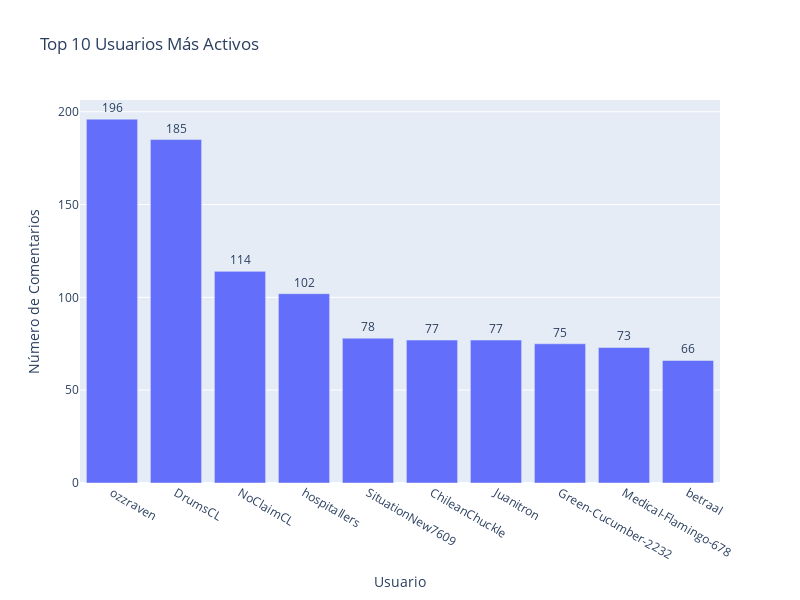

The cell this chart's notebook holds for it:
### Code cell
# Conteo de comentarios por usuario
usuarios_activos = dffinal.groupby('Autor del Comentario')['Comentario ID'].count().reset_index()
usuarios_activos = usuarios_activos.rename(columns={'Comentario ID': 'Número de Comentarios'})
usuarios_activos = usuarios_activos.sort_values(by='Número de Comentarios', ascending=False)

# Top 10 usuarios más activos
top_usuarios = usuarios_activos.head(10)

# Gráfico de barras
fig = px.bar(top_usuarios, 
             x='Autor del Comentario', 
             y='Número de Comentarios', 
             title='Top 10 Usuarios Más Activos',
             labels={'Autor del Comentario': 'Usuario', 'Número de Comentarios': 'Número de Comentarios'},
             text='Número de Comentarios')
fig.update_traces(texttemplate='%{text}', textposition='outside')
fig.update_layout(width=800, height=600)
fig.write_image("top 10 usuarios mas activos.png", scale=10)
fig.show()

### Figure 1 — Plotly figure (JSON) as saved in the notebook; plotly's stock layout.template omitted (floating-point values rounded to 4 significant figures)
{"data": [{"alignmentgroup": "True", "hovertemplate": "Usuario=%{x}<br>Número de Comentarios=%{text}<extra></extra>", "legendgroup": "", "marker": {"color": "#636efa", "pattern": {"shape": ""}}, "name": "", "offsetgroup": "", "orientation": "v", "showlegend": false, "text": [196, 185, 114, 102, 78, 77, 77, 75, 73, 66], "textposition": "outside", "texttemplate": "%{text}", "type": "bar", "x": ["ozzraven", "DrumsCL", "NoClaimCL", "hospitallers", "SituationNew7609", "ChileanChuckle", "Juanitron", "Green-Cucumber-2232", "Medical-Flamingo-678", "betraal"], "xaxis": "x", "y": [196, 185, 114, 102, 78, 77, 77, 75, 73, 66], "yaxis": "y"}], "layout": {"barmode": "relative", "height": 600, "legend": {"tracegroupgap": 0}, "title": {"text": "Top 10 Usuarios Más Activos"}, "width": 800, "xaxis": {"anchor": "y", "domain": [0, 1], "title": {"text": "Usuario"}}, "yaxis": {"anchor": "x", "domain": [0, 1], "title": {"text": "Número de Comentarios"}}}}
